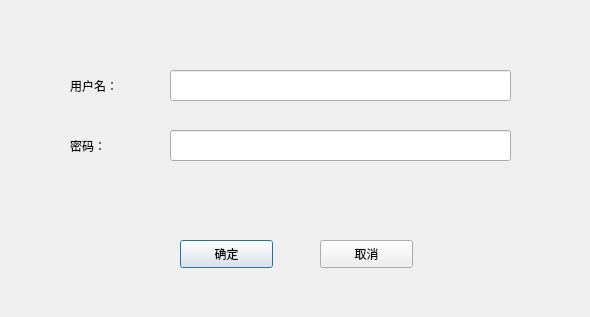
<?xml version="1.0" encoding="UTF-8"?>
<ui version="4.0">
 <class>Dialog</class>
 <widget class="QDialog" name="Dialog">
  <property name="geometry">
   <rect>
    <x>0</x>
    <y>0</y>
    <width>590</width>
    <height>317</height>
   </rect>
  </property>
  <property name="windowTitle">
   <string>登录</string>
  </property>
  <widget class="QLabel" name="label">
   <property name="geometry">
    <rect>
     <x>70</x>
     <y>70</y>
     <width>81</width>
     <height>31</height>
    </rect>
   </property>
   <property name="text">
    <string>用户名：</string>
   </property>
  </widget>
  <widget class="QLabel" name="label_2">
   <property name="geometry">
    <rect>
     <x>70</x>
     <y>130</y>
     <width>81</width>
     <height>31</height>
    </rect>
   </property>
   <property name="text">
    <string>密码：</string>
   </property>
  </widget>
  <widget class="QLineEdit" name="lineEdit">
   <property name="geometry">
    <rect>
     <x>170</x>
     <y>70</y>
     <width>341</width>
     <height>31</height>
    </rect>
   </property>
  </widget>
  <widget class="QLineEdit" name="lineEdit_2">
   <property name="geometry">
    <rect>
     <x>170</x>
     <y>130</y>
     <width>341</width>
     <height>31</height>
    </rect>
   </property>
  </widget>
  <widget class="QPushButton" name="pushButton">
   <property name="geometry">
    <rect>
     <x>180</x>
     <y>240</y>
     <width>93</width>
     <height>28</height>
    </rect>
   </property>
   <property name="text">
    <string>确定</string>
   </property>
  </widget>
  <widget class="QPushButton" name="pushButton_2">
   <property name="geometry">
    <rect>
     <x>320</x>
     <y>240</y>
     <width>93</width>
     <height>28</height>
    </rect>
   </property>
   <property name="text">
    <string>取消</string>
   </property>
  </widget>
  <widget class="QLabel" name="label_3">
   <property name="geometry">
    <rect>
     <x>210</x>
     <y>180</y>
     <width>161</width>
     <height>31</height>
    </rect>
   </property>
   <property name="text">
    <string>&lt;html&gt;&lt;head/&gt;&lt;body&gt;&lt;p align=&quot;center&quot;&gt;&lt;br/&gt;&lt;/p&gt;&lt;/body&gt;&lt;/html&gt;</string>
   </property>
  </widget>
 </widget>
 <resources/>
 <connections/>
</ui>
